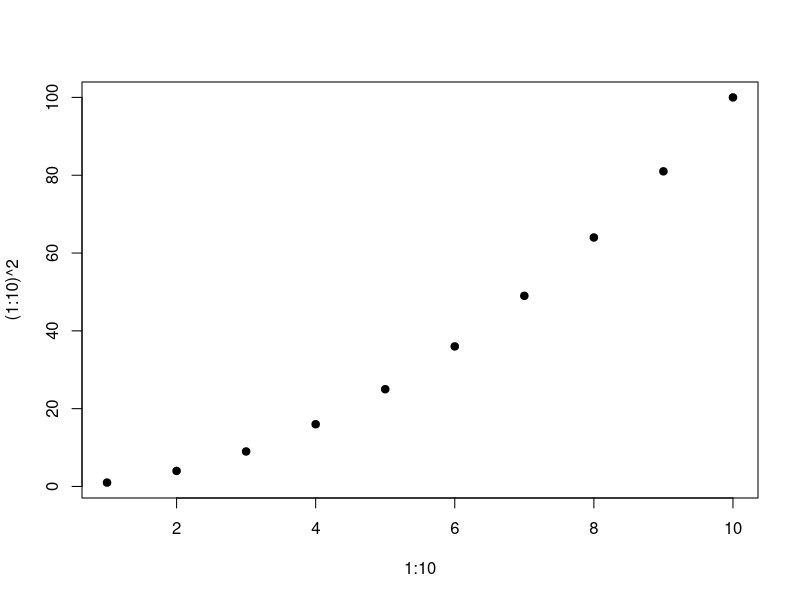

This figure's R source: (Note: this script raises an error after producing the figure.)
# Workshop setup check. Run from the repository root folder:
#   conda run -n ieu-ai-workshop Rscript setup/check_setup.R
# Prints "SETUP OK" when R, plotting and the data all work.

ok <- TRUE
problem <- function(msg) {
  cat("PROBLEM:", msg, "\n")
  ok <<- FALSE
}

cat("R version:", R.version.string, "\n")
if (getRversion() < "4.5.0") {
  problem("R 4.5 or later is needed. Are you running R from the ieu-ai-workshop environment (conda run -n ieu-ai-workshop ...)?")
}

if (!file.exists(file.path("data", "DATA_DICTIONARY.md"))) {
  problem("data/DATA_DICTIONARY.md not found. Run this command from the repository root folder.")
} else {
  x <- tryCatch(read.delim(file.path("data", "main", "exposure_bmi_gwas.tsv")), error = function(e) NULL)
  if (is.null(x) || nrow(x) != 100) problem("could not read data/main/exposure_bmi_gwas.tsv")
}

if (length(.libPaths()) > 1) {
  cat("NOTE: R can see other package libraries:", paste(.libPaths()[-length(.libPaths())], collapse = "; "), "\n")
  cat("      Recreate the environment from environment.yml, or tell an organiser.\n")
}

png_path <- file.path(tempdir(), "setup_check.png")
plotted <- tryCatch({
  png(png_path, width = 400, height = 300)
  plot(1:10, (1:10)^2, pch = 19)
  dev.off()
  file.exists(png_path) && file.size(png_path) > 0
}, error = function(e) {
  cat(conditionMessage(e), "\n")
  FALSE
})
if (!isTRUE(plotted)) problem("could not write a PNG plot")
unlink(png_path)

if (ok) {
  cat("\nSETUP OK\n")
} else {
  cat("\nSETUP FAILED: see the problems above, or ask an organiser.\n")
  quit(status = 1)
}
